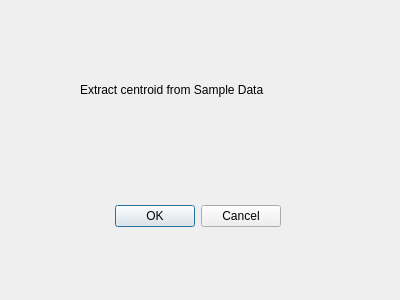
<?xml version="1.0" encoding="UTF-8"?>
<ui version="4.0">
 <class>ExtractCentroidDialogBase</class>
 <widget class="QDialog" name="ExtractCentroidDialogBase">
  <property name="geometry">
   <rect>
    <x>0</x>
    <y>0</y>
    <width>400</width>
    <height>300</height>
   </rect>
  </property>
  <property name="windowTitle">
   <string>Extract Centroid</string>
  </property>
  <widget class="QDialogButtonBox" name="button_box">
   <property name="geometry">
    <rect>
     <x>110</x>
     <y>200</y>
     <width>171</width>
     <height>32</height>
    </rect>
   </property>
   <property name="orientation">
    <enum>Qt::Horizontal</enum>
   </property>
   <property name="standardButtons">
    <set>QDialogButtonBox::Cancel|QDialogButtonBox::Ok</set>
   </property>
  </widget>
  <widget class="QLabel" name="label">
   <property name="geometry">
    <rect>
     <x>80</x>
     <y>80</y>
     <width>291</width>
     <height>20</height>
    </rect>
   </property>
   <property name="text">
    <string>Extract centroid from Sample Data</string>
   </property>
  </widget>
 </widget>
 <resources/>
 <connections>
  <connection>
   <sender>button_box</sender>
   <signal>accepted()</signal>
   <receiver>ExtractCentroidDialogBase</receiver>
   <slot>accept()</slot>
   <hints>
    <hint type="sourcelabel">
     <x>20</x>
     <y>20</y>
    </hint>
    <hint type="destinationlabel">
     <x>20</x>
     <y>20</y>
    </hint>
   </hints>
  </connection>
  <connection>
   <sender>button_box</sender>
   <signal>rejected()</signal>
   <receiver>ExtractCentroidDialogBase</receiver>
   <slot>reject()</slot>
   <hints>
    <hint type="sourcelabel">
     <x>20</x>
     <y>20</y>
    </hint>
    <hint type="destinationlabel">
     <x>20</x>
     <y>20</y>
    </hint>
   </hints>
  </connection>
 </connections>
</ui>
